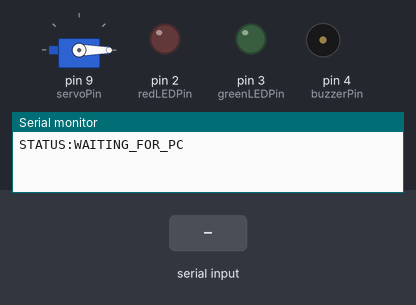
Bench run of a sketch on a simulated Arduino Uno, built with avr-gcc and run on an emulated ATmega328P. Shown: servo, output pins drawn as LEDs (lit = HIGH), buzzer (waves = sounding, pin HIGH), the last lines printed to the serial monitor. Inputs (shaded band) come from the test bench.

Above: at 1.2 s.
1.3 s: "REJECT\n" received over Serial
At 1.6 s:
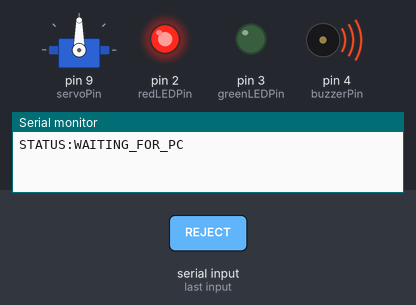
At 3.0 s:
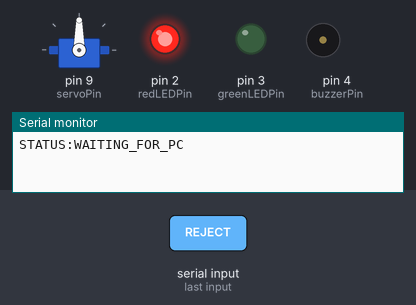
4.3 s: "PASS\n" received over Serial
At 5.0 s:
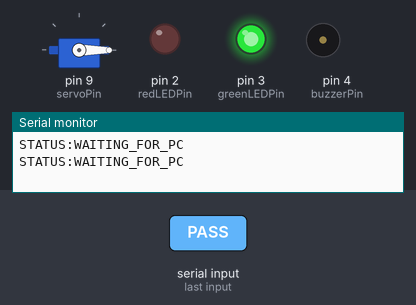
Timing chart, 0 to 7.3 s (numbered marks = the images above; inputs shaded):
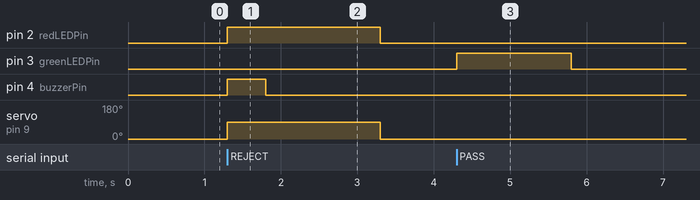

Measured:
- after the input at 1.3 s, pin 2 (redLEDPin): LOW → HIGH at once, → LOW 2.0 s later; pin 4 (buzzerPin): LOW → HIGH at once, → LOW 0.50 s later; servo on pin 9 (servoPin): 0° → 90° at once, → 0° 2.0 s later
- after the input at 4.3 s, pin 3 (greenLEDPin): LOW → HIGH at once, → LOW 1.5 s later

The sketch:

arduino_reject.ino
```cpp
/*
 * Arduino / STM32 Hardware Reject System Sketch
 * Board: Arduino Uno / Nano / STM32 (Nucleo / BluePill)
 *
 * Pinout:
 * - Red LED:   Pin 2
 * - Green LED: Pin 3
 * - Buzzer:    Pin 4
 * - Servo:     Pin 9
 *
 * Communication: Serial @ 9600 / 115200 baud
 * Protocol: "REJECT", "PASS", "RESET"
 */

#include <Servo.h>

const int redLEDPin   = 2;
const int greenLEDPin = 3;
const int buzzerPin   = 4;
const int servoPin    = 9;

Servo rejectServo;
String inputString = "";
bool stringComplete = false;

void resetState() {
  digitalWrite(redLEDPin, LOW);
  digitalWrite(greenLEDPin, LOW);
  digitalWrite(buzzerPin, LOW);
  rejectServo.write(0); // Idle position at 0 degrees
}

void setup() {
  Serial.begin(115200);
  pinMode(redLEDPin, OUTPUT);
  pinMode(greenLEDPin, OUTPUT);
  pinMode(buzzerPin, OUTPUT);

  rejectServo.attach(servoPin, 1000, 2000); // Standard SG90 pulse width
  resetState();
  inputString.reserve(200);
  Serial.println("STATUS:WAITING_FOR_PC");
}

void loop() {
  if (stringComplete) {
    inputString.trim();
    inputString.toUpperCase();

    if (inputString == "REJECT") {
      digitalWrite(greenLEDPin, LOW);
      digitalWrite(redLEDPin, HIGH);
      digitalWrite(buzzerPin, HIGH);
      rejectServo.write(90); // Sweep reject arm to 90 degrees
      delay(500);            // 500ms buzzer pulse
      digitalWrite(buzzerPin, LOW);
      delay(1500);           // Hold reject arm & Red LED for 1.5s
      resetState();          // Auto-reset back to WAITING FOR PC
      Serial.println("STATUS:WAITING_FOR_PC");
    }
    else if (inputString == "PASS") {
      digitalWrite(redLEDPin, LOW);
      digitalWrite(greenLEDPin, HIGH);
      rejectServo.write(0);  // Idle position
      delay(1500);           // Hold Green LED for 1.5s
      resetState();          // Auto-reset back to WAITING FOR PC
      Serial.println("STATUS:WAITING_FOR_PC");
    }
    else if (inputString == "RESET") {
      resetState();
      Serial.println("STATUS:WAITING_FOR_PC");
    }

    inputString = "";
    stringComplete = false;
  }
}

void serialEvent() {
  while (Serial.available()) {
    char inChar = (char)Serial.read();
    if (inChar == '\n' || inChar == '\r') {
      stringComplete = true;
    } else {
      inputString += inChar;
    }
  }
}
```
